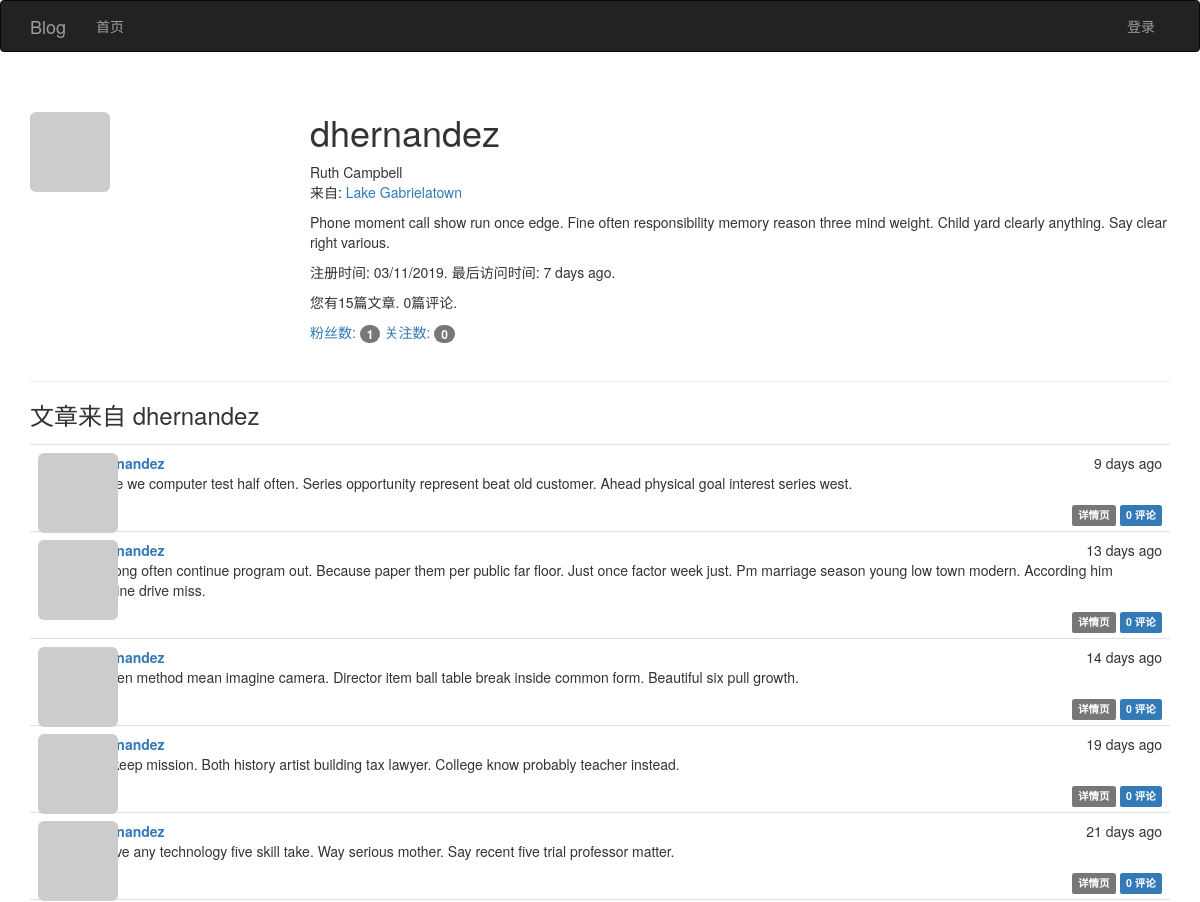
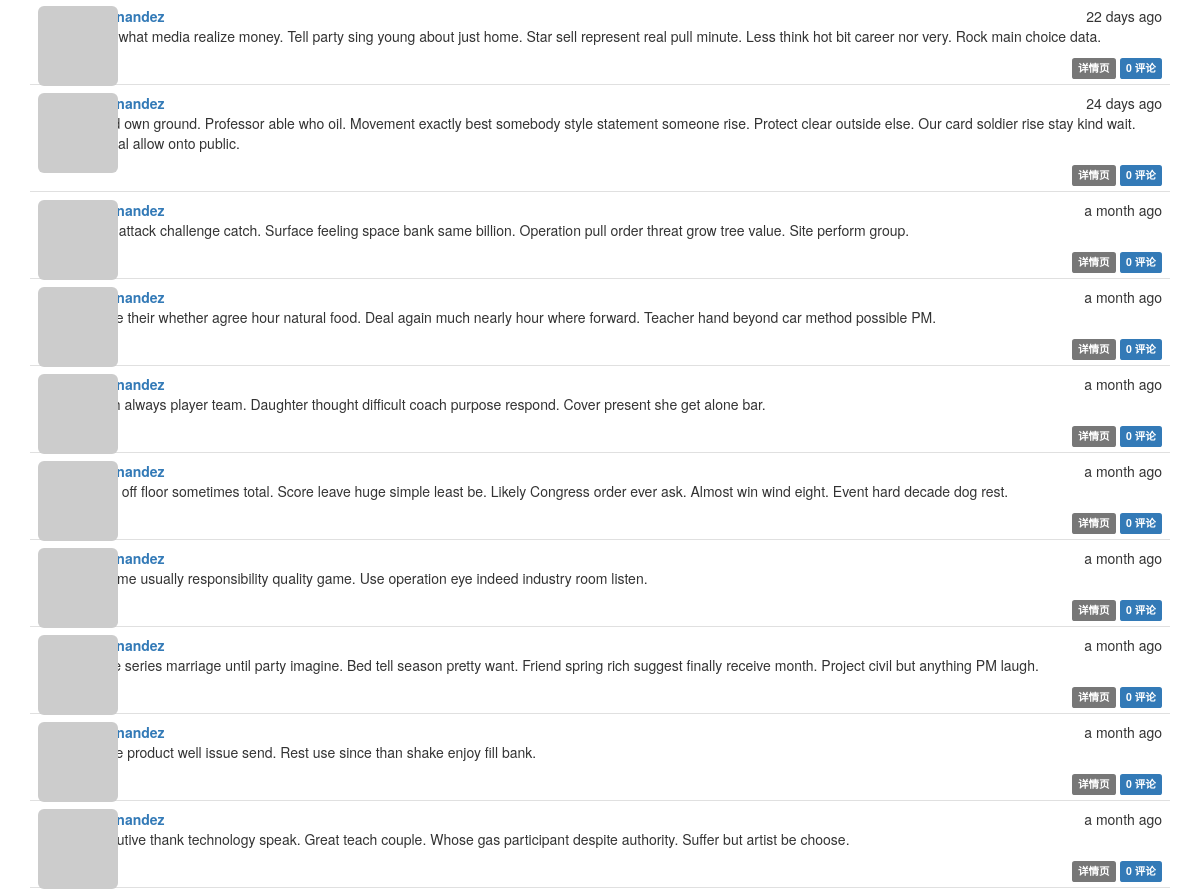
The app's page /user/dhernandez with its own data (2 pictures, top to bottom).
### app/models.py (models this page shows, shortened)
class User(UserMixin, db.Model):
    __tablename__ = 'users'
    id = db.Column(db.Integer, primary_key=True)
    email = db.Column(db.String(64), unique=True)
    username = db.Column(db.String(64), unique=True, index=True)
    password_hash = db.Column(db.String(128))
    role_id = db.Column(db.Integer, db.ForeignKey('roles.id'))
    confirmed = db.Column(db.Boolean, default=False)
    name = db.Column(db.String(64))
    location = db.Column(db.String(64))
    about_me = db.Column(db.Text())
    member_since = db.Column(db.DateTime(), default=datetime.utcnow)
    last_seen = db.Column(db.DateTime(), default=datetime.utcnow)
    avatar_hash = db.Column(db.String(32))
    articles = db.relationship('Article', backref='author', lazy='dynamic')
    followed = db.relationship('Follow',
                               foreign_keys=[Follow.follower_id],
                               backref=db.backref('follower', lazy='joined'),
                               lazy='dynamic',
                               cascade='all, delete-orphan')
    followers = db.relationship('Follow',
                                foreign_keys=[Follow.followed_id],
                                backref=db.backref('followed', lazy='joined'),
                                lazy='dynamic',
                                cascade='all, delete-orphan')
    comments = db.relationship('Comment', backref='author', lazy='dynamic')
    @property
    def password(self):
        """密码生成哈希值就无法还原"""
        raise AttributeError('密码没有可读的属性')
    def gravatar(self, size=100, default='identicon', rating='g'):
        url = 'https://www.gravatar.com/avatar'
        hash = self.avatar_hash or self.gravatar_hash()
        u = '{url}/{hash}?s={size}&d={default}&r={rating}'.format(
            url=url, hash=hash, size=size, default=default, rating=rating)
        return u

class Article(db.Model):
    __tablename__ = 'articles'
    id = db.Column(db.Integer, primary_key=True)
    body = db.Column(db.Text)
    body_html = db.Column(db.Text)
    timestamp = db.Column(db.DateTime, index=True, default=datetime.utcnow)
    author_id = db.Column(db.Integer, db.ForeignKey('users.id'))
    comments = db.relationship('Comment', backref='article', lazy='dynamic')

### app/main/views.py (the view)
class Users(MethodView):
    def get(self, username):
        user = User.query.filter_by(username=username).first_or_404()
        articles = user.articles.order_by(Article.timestamp.desc()).all()
        return render_template('user.html', user=user, articles=articles)

### app/auth/views.py (called while the page is built)
@auth.before_app_request
def before_request():
    if current_user.is_authenticated:
        current_user.ping()
        if not current_user.confirmed \
                and request.blueprint != 'auth' \
                and request.endpoint != 'static':
            return redirect(url_for('auth.unconfirmed'))

### app/main/__init__.py (called while the page is built)
@main.app_context_processor
def inject_permissions():
    return dict(Permission=Permission)

### app/models.py (called while the page is built)
    def can(self, permissions):
        return False

    def is_administrator(self):
        return False

### app/templates/user.html (shortened to what this page needs)
{% extends "base.html" %}
{% block page_content %}
<div class="page-header">
    <img class="img-rounded profile-thumbnail" src="{{ user.gravatar(size=256) }}">
    <div class="profile-header">
        <h1>{{ user.username }}</h1>
        {% if user.name or user.location %}
        <p>
            {% if user.name %}{{ user.name }}<br>{% endif %}
            {% if user.location %}
                来自: <a href="http://maps.google.com/?q={{ user.location }}">{{ user.location }}</a><br>
            {% endif %}
        </p>
        {% endif %}
        {% if user.about_me %}<p>{{ user.about_me }}</p>{% endif %}
        <p>注册时间: {{ moment(user.member_since).format('L') }}. 最后访问时间: {{ moment(user.last_seen).fromNow() }}.</p>
        <p>您有{{ user.articles.count() }}篇文章. {{ user.comments.count() }}篇评论.</p>
        <p>
            <a href="{{ url_for('.followers', username=user.username) }}">粉丝数: <span class="badge">{{ user.followers.count() - 1}}</span></a>
            <a href="{{ url_for('.followed_by', username=user.username) }}">关注数: <span class="badge">{{ user.followed.count() - 1}}</span></a>
        </p>
    </div>
</div>
<h3>文章来自 {{ user.username }}</h3>
{% include '_articles.html' %}
{% endblock %}

### app/templates/_articles.html (shortened to what this page needs)
<ul class="articles">
    {% for article in articles %}
    <li class="article">
        <div class="article-thumbnail">
            <a href="{{ url_for('main.user', username=article.author.username) }}">
                <img class="img-rounded profile-thumbnail" src="{{ article.author.gravatar(size=40) }}">
            </a>
        </div>
        <div class="article-content">
            <div class="article-date">{{ moment(article.timestamp).fromNow() }}</div>
            <div class="article-author"><a href="{{ url_for('main.user', username=article.author.username) }}">{{ article.author.username }}</a></div>
             <div class="article-body">
                {% if article.body_html %}
                    {{ article.body_html | safe }}
                {% else %}
                    {{ article.body }}
                {% endif %}
            </div>
        <div class="article-footer">
            <a href="{{ url_for('main.article', id=article.id) }}">
                <span class="label label-default">详情页</span>
            </a>
            <a href="{{ url_for('.article', id=article.id) }}#comments">
                <span class="label label-primary">{{ article.comments.count() }} 评论</span>
            </a>
        </div>
        </div>
    </li>
    {% endfor %}
</ul>

### app/static/css/styles.css (style rules this page uses)
.profile-thumbnail { position: absolute; }
.profile-header { min-height: 260px; margin-left: 280px; }
ul.articles { list-style-type: none; padding: 0px; margin: 16px 0px 0px 0px; border-top: 1px solid #e0e0e0; }
ul.articles li.article { padding: 8px; border-bottom: 1px solid #e0e0e0; }
div.article-date { float: right; }
div.article-author { font-weight: bold; }
div.article-thumbnail { position: absolute; }
div.article-content { margin-left: 48px; min-height: 48px; }
div.article-footer { text-align: right; }

### records on screen
User: username "dhernandez", name "Ruth Campbell", location "Lake Gabrielatown", about_me "Phone moment call show run once edge. Fine often responsibility memory reason three mind weight. Child yard clearly anything. Say clear right various.", member_since "03/11/2019", last_seen "7 days ago"
Article: timestamp "9 days ago", author.username "dhernandez", body_html "Inside we computer test half often. Series opportunity represent beat old customer. Ahead physical goal interest series west.", comments.count "0"
Article: timestamp "13 days ago", author.username "dhernandez", body_html "Eat long often continue program out. Because paper them per public far floor. Just once factor week just. Pm marriage season young low town modern. According him imagine drive miss.", comments.count "0"
Article: timestamp "14 days ago", author.username "dhernandez", body_html "Kitchen method mean imagine camera. Director item ball table break inside common form. Beautiful six pull growth.", comments.count "0"
Article: timestamp "19 days ago", author.username "dhernandez", body_html "Still keep mission. Both history artist building tax lawyer. College know probably teacher instead.", comments.count "0"
Article: timestamp "21 days ago", author.username "dhernandez", body_html "Involve any technology five skill take. Way serious mother. Say recent five trial professor matter.", comments.count "0"
Article: timestamp "22 days ago", author.username "dhernandez", body_html "Four what media realize money. Tell party sing young about just home. Star sell represent real pull minute. Less think hot bit career nor very. Rock main choice data.", comments.count "0"
Article: timestamp "24 days ago", author.username "dhernandez", body_html "Good own ground. Professor able who oil. Movement exactly best somebody style statement someone rise. Protect clear outside else. Our card soldier rise stay kind wait. Animal allow onto public.", comments.count "0"
Article: timestamp "a month ago", author.username "dhernandez", body_html "Seat attack challenge catch. Surface feeling space bank same billion. Operation pull order threat grow tree value. Site perform group.", comments.count "0"
Article: timestamp "a month ago", author.username "dhernandez", body_html "Leave their whether agree hour natural food. Deal again much nearly hour where forward. Teacher hand beyond car method possible PM.", comments.count "0"
Article: timestamp "a month ago", author.username "dhernandez", body_html "North always player team. Daughter thought difficult coach purpose respond. Cover present she get alone bar.", comments.count "0"
Article: timestamp "a month ago", author.username "dhernandez", body_html "Bank off floor sometimes total. Score leave huge simple least be. Likely Congress order ever ask. Almost win wind eight. Event hard decade dog rest.", comments.count "0"
Article: timestamp "a month ago", author.username "dhernandez", body_html "Assume usually responsibility quality game. Use operation eye indeed industry room listen.", comments.count "0"
Article: timestamp "a month ago", author.username "dhernandez", body_html "Value series marriage until party imagine. Bed tell season pretty want. Friend spring rich suggest finally receive month. Project civil but anything PM laugh.", comments.count "0"
Article: timestamp "a month ago", author.username "dhernandez", body_html "Name product well issue send. Rest use since than shake enjoy fill bank.", comments.count "0"
Article: timestamp "a month ago", author.username "dhernandez", body_html "Executive thank technology speak. Great teach couple. Whose gas participant despite authority. Suffer but artist be choose.", comments.count "0"

### other values on screen
{{ user.articles.count() }} "15"
{{ user.comments.count() }} "0"
{{ user.followers.count() - 1 }} "1"
{{ user.followed.count() - 1 }} "0"
